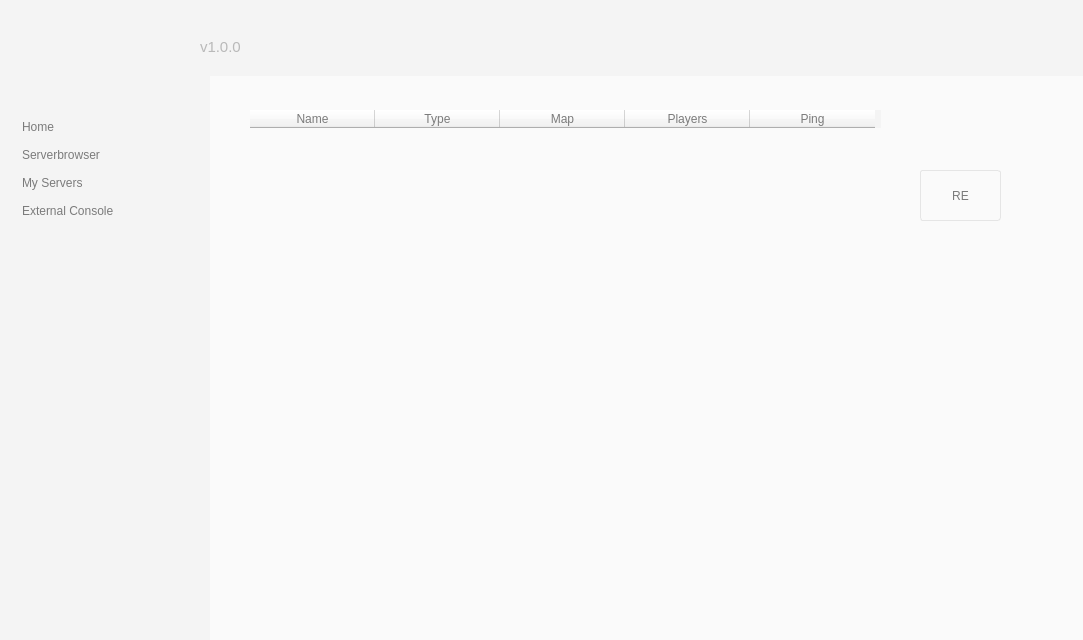
<?xml version="1.0" encoding="UTF-8"?>
<ui version="4.0">
 <class>main_window</class>
 <widget class="QMainWindow" name="main_window">
  <property name="geometry">
   <rect>
    <x>0</x>
    <y>0</y>
    <width>1083</width>
    <height>640</height>
   </rect>
  </property>
  <property name="palette">
   <palette>
    <active>
     <colorrole role="WindowText">
      <brush brushstyle="SolidPattern">
       <color alpha="255">
        <red>0</red>
        <green>0</green>
        <blue>0</blue>
       </color>
      </brush>
     </colorrole>
     <colorrole role="Button">
      <brush brushstyle="SolidPattern">
       <color alpha="255">
        <red>250</red>
        <green>250</green>
        <blue>250</blue>
       </color>
      </brush>
     </colorrole>
     <colorrole role="Light">
      <brush brushstyle="SolidPattern">
       <color alpha="255">
        <red>255</red>
        <green>255</green>
        <blue>255</blue>
       </color>
      </brush>
     </colorrole>
     <colorrole role="Midlight">
      <brush brushstyle="SolidPattern">
       <color alpha="255">
        <red>252</red>
        <green>252</green>
        <blue>252</blue>
       </color>
      </brush>
     </colorrole>
     <colorrole role="Dark">
      <brush brushstyle="SolidPattern">
       <color alpha="255">
        <red>125</red>
        <green>125</green>
        <blue>125</blue>
       </color>
      </brush>
     </colorrole>
     <colorrole role="Mid">
      <brush brushstyle="SolidPattern">
       <color alpha="255">
        <red>167</red>
        <green>167</green>
        <blue>167</blue>
       </color>
      </brush>
     </colorrole>
     <colorrole role="Text">
      <brush brushstyle="SolidPattern">
       <color alpha="255">
        <red>0</red>
        <green>0</green>
        <blue>0</blue>
       </color>
      </brush>
     </colorrole>
     <colorrole role="BrightText">
      <brush brushstyle="SolidPattern">
       <color alpha="255">
        <red>255</red>
        <green>255</green>
        <blue>255</blue>
       </color>
      </brush>
     </colorrole>
     <colorrole role="ButtonText">
      <brush brushstyle="SolidPattern">
       <color alpha="255">
        <red>0</red>
        <green>0</green>
        <blue>0</blue>
       </color>
      </brush>
     </colorrole>
     <colorrole role="Base">
      <brush brushstyle="SolidPattern">
       <color alpha="255">
        <red>255</red>
        <green>255</green>
        <blue>255</blue>
       </color>
      </brush>
     </colorrole>
     <colorrole role="Window">
      <brush brushstyle="SolidPattern">
       <color alpha="255">
        <red>250</red>
        <green>250</green>
        <blue>250</blue>
       </color>
      </brush>
     </colorrole>
     <colorrole role="Shadow">
      <brush brushstyle="SolidPattern">
       <color alpha="255">
        <red>0</red>
        <green>0</green>
        <blue>0</blue>
       </color>
      </brush>
     </colorrole>
     <colorrole role="AlternateBase">
      <brush brushstyle="SolidPattern">
       <color alpha="255">
        <red>252</red>
        <green>252</green>
        <blue>252</blue>
       </color>
      </brush>
     </colorrole>
     <colorrole role="ToolTipBase">
      <brush brushstyle="SolidPattern">
       <color alpha="255">
        <red>255</red>
        <green>255</green>
        <blue>220</blue>
       </color>
      </brush>
     </colorrole>
     <colorrole role="ToolTipText">
      <brush brushstyle="SolidPattern">
       <color alpha="255">
        <red>0</red>
        <green>0</green>
        <blue>0</blue>
       </color>
      </brush>
     </colorrole>
    </active>
    <inactive>
     <colorrole role="WindowText">
      <brush brushstyle="SolidPattern">
       <color alpha="255">
        <red>0</red>
        <green>0</green>
        <blue>0</blue>
       </color>
      </brush>
     </colorrole>
     <colorrole role="Button">
      <brush brushstyle="SolidPattern">
       <color alpha="255">
        <red>250</red>
        <green>250</green>
        <blue>250</blue>
       </color>
      </brush>
     </colorrole>
     <colorrole role="Light">
      <brush brushstyle="SolidPattern">
       <color alpha="255">
        <red>255</red>
        <green>255</green>
        <blue>255</blue>
       </color>
      </brush>
     </colorrole>
     <colorrole role="Midlight">
      <brush brushstyle="SolidPattern">
       <color alpha="255">
        <red>252</red>
        <green>252</green>
        <blue>252</blue>
       </color>
      </brush>
     </colorrole>
     <colorrole role="Dark">
      <brush brushstyle="SolidPattern">
       <color alpha="255">
        <red>125</red>
        <green>125</green>
        <blue>125</blue>
       </color>
      </brush>
     </colorrole>
     <colorrole role="Mid">
      <brush brushstyle="SolidPattern">
       <color alpha="255">
        <red>167</red>
        <green>167</green>
        <blue>167</blue>
       </color>
      </brush>
     </colorrole>
     <colorrole role="Text">
      <brush brushstyle="SolidPattern">
       <color alpha="255">
        <red>0</red>
        <green>0</green>
        <blue>0</blue>
       </color>
      </brush>
     </colorrole>
     <colorrole role="BrightText">
      <brush brushstyle="SolidPattern">
       <color alpha="255">
        <red>255</red>
        <green>255</green>
        <blue>255</blue>
       </color>
      </brush>
     </colorrole>
     <colorrole role="ButtonText">
      <brush brushstyle="SolidPattern">
       <color alpha="255">
        <red>0</red>
        <green>0</green>
        <blue>0</blue>
       </color>
      </brush>
     </colorrole>
     <colorrole role="Base">
      <brush brushstyle="SolidPattern">
       <color alpha="255">
        <red>255</red>
        <green>255</green>
        <blue>255</blue>
       </color>
      </brush>
     </colorrole>
     <colorrole role="Window">
      <brush brushstyle="SolidPattern">
       <color alpha="255">
        <red>250</red>
        <green>250</green>
        <blue>250</blue>
       </color>
      </brush>
     </colorrole>
     <colorrole role="Shadow">
      <brush brushstyle="SolidPattern">
       <color alpha="255">
        <red>0</red>
        <green>0</green>
        <blue>0</blue>
       </color>
      </brush>
     </colorrole>
     <colorrole role="AlternateBase">
      <brush brushstyle="SolidPattern">
       <color alpha="255">
        <red>252</red>
        <green>252</green>
        <blue>252</blue>
       </color>
      </brush>
     </colorrole>
     <colorrole role="ToolTipBase">
      <brush brushstyle="SolidPattern">
       <color alpha="255">
        <red>255</red>
        <green>255</green>
        <blue>220</blue>
       </color>
      </brush>
     </colorrole>
     <colorrole role="ToolTipText">
      <brush brushstyle="SolidPattern">
       <color alpha="255">
        <red>0</red>
        <green>0</green>
        <blue>0</blue>
       </color>
      </brush>
     </colorrole>
    </inactive>
    <disabled>
     <colorrole role="WindowText">
      <brush brushstyle="SolidPattern">
       <color alpha="255">
        <red>125</red>
        <green>125</green>
        <blue>125</blue>
       </color>
      </brush>
     </colorrole>
     <colorrole role="Button">
      <brush brushstyle="SolidPattern">
       <color alpha="255">
        <red>250</red>
        <green>250</green>
        <blue>250</blue>
       </color>
      </brush>
     </colorrole>
     <colorrole role="Light">
      <brush brushstyle="SolidPattern">
       <color alpha="255">
        <red>255</red>
        <green>255</green>
        <blue>255</blue>
       </color>
      </brush>
     </colorrole>
     <colorrole role="Midlight">
      <brush brushstyle="SolidPattern">
       <color alpha="255">
        <red>252</red>
        <green>252</green>
        <blue>252</blue>
       </color>
      </brush>
     </colorrole>
     <colorrole role="Dark">
      <brush brushstyle="SolidPattern">
       <color alpha="255">
        <red>125</red>
        <green>125</green>
        <blue>125</blue>
       </color>
      </brush>
     </colorrole>
     <colorrole role="Mid">
      <brush brushstyle="SolidPattern">
       <color alpha="255">
        <red>167</red>
        <green>167</green>
        <blue>167</blue>
       </color>
      </brush>
     </colorrole>
     <colorrole role="Text">
      <brush brushstyle="SolidPattern">
       <color alpha="255">
        <red>125</red>
        <green>125</green>
        <blue>125</blue>
       </color>
      </brush>
     </colorrole>
     <colorrole role="BrightText">
      <brush brushstyle="SolidPattern">
       <color alpha="255">
        <red>255</red>
        <green>255</green>
        <blue>255</blue>
       </color>
      </brush>
     </colorrole>
     <colorrole role="ButtonText">
      <brush brushstyle="SolidPattern">
       <color alpha="255">
        <red>125</red>
        <green>125</green>
        <blue>125</blue>
       </color>
      </brush>
     </colorrole>
     <colorrole role="Base">
      <brush brushstyle="SolidPattern">
       <color alpha="255">
        <red>250</red>
        <green>250</green>
        <blue>250</blue>
       </color>
      </brush>
     </colorrole>
     <colorrole role="Window">
      <brush brushstyle="SolidPattern">
       <color alpha="255">
        <red>250</red>
        <green>250</green>
        <blue>250</blue>
       </color>
      </brush>
     </colorrole>
     <colorrole role="Shadow">
      <brush brushstyle="SolidPattern">
       <color alpha="255">
        <red>0</red>
        <green>0</green>
        <blue>0</blue>
       </color>
      </brush>
     </colorrole>
     <colorrole role="AlternateBase">
      <brush brushstyle="SolidPattern">
       <color alpha="255">
        <red>250</red>
        <green>250</green>
        <blue>250</blue>
       </color>
      </brush>
     </colorrole>
     <colorrole role="ToolTipBase">
      <brush brushstyle="SolidPattern">
       <color alpha="255">
        <red>255</red>
        <green>255</green>
        <blue>220</blue>
       </color>
      </brush>
     </colorrole>
     <colorrole role="ToolTipText">
      <brush brushstyle="SolidPattern">
       <color alpha="255">
        <red>0</red>
        <green>0</green>
        <blue>0</blue>
       </color>
      </brush>
     </colorrole>
    </disabled>
   </palette>
  </property>
  <property name="font">
   <font>
    <family>Arial</family>
    <kerning>false</kerning>
   </font>
  </property>
  <property name="windowTitle">
   <string>main_window</string>
  </property>
  <widget class="QWidget" name="centralWidget">
   <widget class="QWidget" name="widget" native="true">
    <property name="geometry">
     <rect>
      <x>0</x>
      <y>-5</y>
      <width>1091</width>
      <height>81</height>
     </rect>
    </property>
    <property name="styleSheet">
     <string notr="true">background-color:#f4f4f4;</string>
    </property>
   </widget>
   <widget class="QLabel" name="label">
    <property name="geometry">
     <rect>
      <x>10</x>
      <y>10</y>
      <width>175</width>
      <height>48</height>
     </rect>
    </property>
    <property name="text">
     <string/>
    </property>
    <property name="pixmap">
     <pixmap>:/data/twsm.png</pixmap>
    </property>
   </widget>
   <widget class="QLabel" name="label_2">
    <property name="geometry">
     <rect>
      <x>200</x>
      <y>40</y>
      <width>53</width>
      <height>14</height>
     </rect>
    </property>
    <property name="font">
     <font>
      <pointsize>11</pointsize>
      <weight>50</weight>
      <italic>false</italic>
      <bold>false</bold>
     </font>
    </property>
    <property name="styleSheet">
     <string notr="true">color:#b9b9b9;</string>
    </property>
    <property name="text">
     <string>v1.0.0</string>
    </property>
   </widget>
   <widget class="QStackedWidget" name="m_sw_main">
    <property name="geometry">
     <rect>
      <x>210</x>
      <y>80</y>
      <width>861</width>
      <height>541</height>
     </rect>
    </property>
    <property name="currentIndex">
     <number>1</number>
    </property>
    <widget class="QWidget" name="page">
     <widget class="QPushButton" name="m_pb_home_login">
      <property name="geometry">
       <rect>
        <x>300</x>
        <y>350</y>
        <width>151</width>
        <height>29</height>
       </rect>
      </property>
      <property name="palette">
       <palette>
        <active>
         <colorrole role="WindowText">
          <brush brushstyle="SolidPattern">
           <color alpha="255">
            <red>123</red>
            <green>123</green>
            <blue>123</blue>
           </color>
          </brush>
         </colorrole>
         <colorrole role="Button">
          <brush brushstyle="SolidPattern">
           <color alpha="255">
            <red>255</red>
            <green>255</green>
            <blue>255</blue>
           </color>
          </brush>
         </colorrole>
         <colorrole role="Light">
          <brush brushstyle="SolidPattern">
           <color alpha="255">
            <red>255</red>
            <green>255</green>
            <blue>255</blue>
           </color>
          </brush>
         </colorrole>
         <colorrole role="Midlight">
          <brush brushstyle="SolidPattern">
           <color alpha="255">
            <red>255</red>
            <green>255</green>
            <blue>255</blue>
           </color>
          </brush>
         </colorrole>
         <colorrole role="Dark">
          <brush brushstyle="SolidPattern">
           <color alpha="255">
            <red>127</red>
            <green>127</green>
            <blue>127</blue>
           </color>
          </brush>
         </colorrole>
         <colorrole role="Mid">
          <brush brushstyle="SolidPattern">
           <color alpha="255">
            <red>170</red>
            <green>170</green>
            <blue>170</blue>
           </color>
          </brush>
         </colorrole>
         <colorrole role="Text">
          <brush brushstyle="SolidPattern">
           <color alpha="255">
            <red>123</red>
            <green>123</green>
            <blue>123</blue>
           </color>
          </brush>
         </colorrole>
         <colorrole role="BrightText">
          <brush brushstyle="SolidPattern">
           <color alpha="255">
            <red>255</red>
            <green>255</green>
            <blue>255</blue>
           </color>
          </brush>
         </colorrole>
         <colorrole role="ButtonText">
          <brush brushstyle="SolidPattern">
           <color alpha="255">
            <red>123</red>
            <green>123</green>
            <blue>123</blue>
           </color>
          </brush>
         </colorrole>
         <colorrole role="Base">
          <brush brushstyle="SolidPattern">
           <color alpha="255">
            <red>255</red>
            <green>255</green>
            <blue>255</blue>
           </color>
          </brush>
         </colorrole>
         <colorrole role="Window">
          <brush brushstyle="SolidPattern">
           <color alpha="255">
            <red>255</red>
            <green>255</green>
            <blue>255</blue>
           </color>
          </brush>
         </colorrole>
         <colorrole role="Shadow">
          <brush brushstyle="SolidPattern">
           <color alpha="255">
            <red>0</red>
            <green>0</green>
            <blue>0</blue>
           </color>
          </brush>
         </colorrole>
         <colorrole role="AlternateBase">
          <brush brushstyle="SolidPattern">
           <color alpha="255">
            <red>255</red>
            <green>255</green>
            <blue>255</blue>
           </color>
          </brush>
         </colorrole>
         <colorrole role="ToolTipBase">
          <brush brushstyle="SolidPattern">
           <color alpha="255">
            <red>255</red>
            <green>255</green>
            <blue>220</blue>
           </color>
          </brush>
         </colorrole>
         <colorrole role="ToolTipText">
          <brush brushstyle="SolidPattern">
           <color alpha="255">
            <red>0</red>
            <green>0</green>
            <blue>0</blue>
           </color>
          </brush>
         </colorrole>
        </active>
        <inactive>
         <colorrole role="WindowText">
          <brush brushstyle="SolidPattern">
           <color alpha="255">
            <red>123</red>
            <green>123</green>
            <blue>123</blue>
           </color>
          </brush>
         </colorrole>
         <colorrole role="Button">
          <brush brushstyle="SolidPattern">
           <color alpha="255">
            <red>255</red>
            <green>255</green>
            <blue>255</blue>
           </color>
          </brush>
         </colorrole>
         <colorrole role="Light">
          <brush brushstyle="SolidPattern">
           <color alpha="255">
            <red>255</red>
            <green>255</green>
            <blue>255</blue>
           </color>
          </brush>
         </colorrole>
         <colorrole role="Midlight">
          <brush brushstyle="SolidPattern">
           <color alpha="255">
            <red>255</red>
            <green>255</green>
            <blue>255</blue>
           </color>
          </brush>
         </colorrole>
         <colorrole role="Dark">
          <brush brushstyle="SolidPattern">
           <color alpha="255">
            <red>127</red>
            <green>127</green>
            <blue>127</blue>
           </color>
          </brush>
         </colorrole>
         <colorrole role="Mid">
          <brush brushstyle="SolidPattern">
           <color alpha="255">
            <red>170</red>
            <green>170</green>
            <blue>170</blue>
           </color>
          </brush>
         </colorrole>
         <colorrole role="Text">
          <brush brushstyle="SolidPattern">
           <color alpha="255">
            <red>123</red>
            <green>123</green>
            <blue>123</blue>
           </color>
          </brush>
         </colorrole>
         <colorrole role="BrightText">
          <brush brushstyle="SolidPattern">
           <color alpha="255">
            <red>255</red>
            <green>255</green>
            <blue>255</blue>
           </color>
          </brush>
         </colorrole>
         <colorrole role="ButtonText">
          <brush brushstyle="SolidPattern">
           <color alpha="255">
            <red>123</red>
            <green>123</green>
            <blue>123</blue>
           </color>
          </brush>
         </colorrole>
         <colorrole role="Base">
          <brush brushstyle="SolidPattern">
           <color alpha="255">
            <red>255</red>
            <green>255</green>
            <blue>255</blue>
           </color>
          </brush>
         </colorrole>
         <colorrole role="Window">
          <brush brushstyle="SolidPattern">
           <color alpha="255">
            <red>255</red>
            <green>255</green>
            <blue>255</blue>
           </color>
          </brush>
         </colorrole>
         <colorrole role="Shadow">
          <brush brushstyle="SolidPattern">
           <color alpha="255">
            <red>0</red>
            <green>0</green>
            <blue>0</blue>
           </color>
          </brush>
         </colorrole>
         <colorrole role="AlternateBase">
          <brush brushstyle="SolidPattern">
           <color alpha="255">
            <red>255</red>
            <green>255</green>
            <blue>255</blue>
           </color>
          </brush>
         </colorrole>
         <colorrole role="ToolTipBase">
          <brush brushstyle="SolidPattern">
           <color alpha="255">
            <red>255</red>
            <green>255</green>
            <blue>220</blue>
           </color>
          </brush>
         </colorrole>
         <colorrole role="ToolTipText">
          <brush brushstyle="SolidPattern">
           <color alpha="255">
            <red>0</red>
            <green>0</green>
            <blue>0</blue>
           </color>
          </brush>
         </colorrole>
        </inactive>
        <disabled>
         <colorrole role="WindowText">
          <brush brushstyle="SolidPattern">
           <color alpha="255">
            <red>123</red>
            <green>123</green>
            <blue>123</blue>
           </color>
          </brush>
         </colorrole>
         <colorrole role="Button">
          <brush brushstyle="SolidPattern">
           <color alpha="255">
            <red>255</red>
            <green>255</green>
            <blue>255</blue>
           </color>
          </brush>
         </colorrole>
         <colorrole role="Light">
          <brush brushstyle="SolidPattern">
           <color alpha="255">
            <red>255</red>
            <green>255</green>
            <blue>255</blue>
           </color>
          </brush>
         </colorrole>
         <colorrole role="Midlight">
          <brush brushstyle="SolidPattern">
           <color alpha="255">
            <red>255</red>
            <green>255</green>
            <blue>255</blue>
           </color>
          </brush>
         </colorrole>
         <colorrole role="Dark">
          <brush brushstyle="SolidPattern">
           <color alpha="255">
            <red>127</red>
            <green>127</green>
            <blue>127</blue>
           </color>
          </brush>
         </colorrole>
         <colorrole role="Mid">
          <brush brushstyle="SolidPattern">
           <color alpha="255">
            <red>170</red>
            <green>170</green>
            <blue>170</blue>
           </color>
          </brush>
         </colorrole>
         <colorrole role="Text">
          <brush brushstyle="SolidPattern">
           <color alpha="255">
            <red>123</red>
            <green>123</green>
            <blue>123</blue>
           </color>
          </brush>
         </colorrole>
         <colorrole role="BrightText">
          <brush brushstyle="SolidPattern">
           <color alpha="255">
            <red>255</red>
            <green>255</green>
            <blue>255</blue>
           </color>
          </brush>
         </colorrole>
         <colorrole role="ButtonText">
          <brush brushstyle="SolidPattern">
           <color alpha="255">
            <red>123</red>
            <green>123</green>
            <blue>123</blue>
           </color>
          </brush>
         </colorrole>
         <colorrole role="Base">
          <brush brushstyle="SolidPattern">
           <color alpha="255">
            <red>255</red>
            <green>255</green>
            <blue>255</blue>
           </color>
          </brush>
         </colorrole>
         <colorrole role="Window">
          <brush brushstyle="SolidPattern">
           <color alpha="255">
            <red>255</red>
            <green>255</green>
            <blue>255</blue>
           </color>
          </brush>
         </colorrole>
         <colorrole role="Shadow">
          <brush brushstyle="SolidPattern">
           <color alpha="255">
            <red>0</red>
            <green>0</green>
            <blue>0</blue>
           </color>
          </brush>
         </colorrole>
         <colorrole role="AlternateBase">
          <brush brushstyle="SolidPattern">
           <color alpha="255">
            <red>255</red>
            <green>255</green>
            <blue>255</blue>
           </color>
          </brush>
         </colorrole>
         <colorrole role="ToolTipBase">
          <brush brushstyle="SolidPattern">
           <color alpha="255">
            <red>255</red>
            <green>255</green>
            <blue>220</blue>
           </color>
          </brush>
         </colorrole>
         <colorrole role="ToolTipText">
          <brush brushstyle="SolidPattern">
           <color alpha="255">
            <red>0</red>
            <green>0</green>
            <blue>0</blue>
           </color>
          </brush>
         </colorrole>
        </disabled>
       </palette>
      </property>
      <property name="font">
       <font>
        <pointsize>9</pointsize>
        <stylestrategy>PreferDefault</stylestrategy>
        <kerning>false</kerning>
       </font>
      </property>
      <property name="autoFillBackground">
       <bool>false</bool>
      </property>
      <property name="styleSheet">
       <string notr="true">QPushButton
{
border:1px solid #e5e5e5;
color:#7b7b7b;
border-radius: 3px;
 }
QPushButton:hover
{
border:1px solid #50AEFA;
}


QPushButton:pressed
{
background-color:#fff;
}
</string>
      </property>
      <property name="text">
       <string>Login</string>
      </property>
      <property name="flat">
       <bool>true</bool>
      </property>
     </widget>
     <widget class="QLineEdit" name="m_le_home_username">
      <property name="geometry">
       <rect>
        <x>260</x>
        <y>240</y>
        <width>231</width>
        <height>25</height>
       </rect>
      </property>
      <property name="styleSheet">
       <string notr="true">QLineEdit
{
background-color:#f4f4f4;
border:1px solid #e5e5e5;
color:#7b7b7b;
border-radius: 3px;
 }
QLineEdit:hover
{
border:1px solid #50AEFA;
}
QLineEdit:focus
{
border:1px solid #50AEFA;
background-color:#fff;
}
</string>
      </property>
      <property name="placeholderText">
       <string>Username</string>
      </property>
     </widget>
     <widget class="QLineEdit" name="m_le_home_password">
      <property name="geometry">
       <rect>
        <x>260</x>
        <y>280</y>
        <width>231</width>
        <height>25</height>
       </rect>
      </property>
      <property name="styleSheet">
       <string notr="true">QLineEdit
{
background-color:#f4f4f4;
border:1px solid #e5e5e5;
color:#7b7b7b;
border-radius: 3px;
 }
QLineEdit:hover
{
border:1px solid #50AEFA;
}
QLineEdit:focus
{
border:1px solid #50AEFA;
background-color:#fff;
}
</string>
      </property>
      <property name="echoMode">
       <enum>QLineEdit::Password</enum>
      </property>
      <property name="placeholderText">
       <string>Password</string>
      </property>
     </widget>
    </widget>
    <widget class="QWidget" name="page_3">
     <widget class="QTableWidget" name="m_tw_srvb_list">
      <property name="geometry">
       <rect>
        <x>40</x>
        <y>30</y>
        <width>631</width>
        <height>501</height>
       </rect>
      </property>
      <property name="styleSheet">
       <string notr="true">QHeaderView
{
background-color:#f4f4f4;
color:#7b7b7b;
border:none;
}

QTableWidget
{
background-color: rgba(255, 255, 255, 0);
}

QTableWidget:item::selected
{
background-color:#50AEFA;
}</string>
      </property>
      <property name="frameShape">
       <enum>QFrame::NoFrame</enum>
      </property>
      <property name="lineWidth">
       <number>0</number>
      </property>
      <property name="editTriggers">
       <set>QAbstractItemView::NoEditTriggers</set>
      </property>
      <property name="selectionMode">
       <enum>QAbstractItemView::SingleSelection</enum>
      </property>
      <property name="selectionBehavior">
       <enum>QAbstractItemView::SelectRows</enum>
      </property>
      <property name="gridStyle">
       <enum>Qt::SolidLine</enum>
      </property>
      <property name="sortingEnabled">
       <bool>true</bool>
      </property>
      <attribute name="horizontalHeaderDefaultSectionSize">
       <number>125</number>
      </attribute>
      <attribute name="verticalHeaderVisible">
       <bool>false</bool>
      </attribute>
      <row>
       <property name="text">
        <string>Neue Zeile</string>
       </property>
      </row>
      <column>
       <property name="text">
        <string>Name</string>
       </property>
      </column>
      <column>
       <property name="text">
        <string>Type</string>
       </property>
      </column>
      <column>
       <property name="text">
        <string>Map</string>
       </property>
      </column>
      <column>
       <property name="text">
        <string>Players</string>
       </property>
      </column>
      <column>
       <property name="text">
        <string>Ping</string>
       </property>
      </column>
     </widget>
     <widget class="QPushButton" name="m_pb_srvb_refresh">
      <property name="geometry">
       <rect>
        <x>710</x>
        <y>90</y>
        <width>81</width>
        <height>51</height>
       </rect>
      </property>
      <property name="palette">
       <palette>
        <active>
         <colorrole role="WindowText">
          <brush brushstyle="SolidPattern">
           <color alpha="255">
            <red>123</red>
            <green>123</green>
            <blue>123</blue>
           </color>
          </brush>
         </colorrole>
         <colorrole role="Button">
          <brush brushstyle="SolidPattern">
           <color alpha="255">
            <red>255</red>
            <green>255</green>
            <blue>255</blue>
           </color>
          </brush>
         </colorrole>
         <colorrole role="Light">
          <brush brushstyle="SolidPattern">
           <color alpha="255">
            <red>255</red>
            <green>255</green>
            <blue>255</blue>
           </color>
          </brush>
         </colorrole>
         <colorrole role="Midlight">
          <brush brushstyle="SolidPattern">
           <color alpha="255">
            <red>255</red>
            <green>255</green>
            <blue>255</blue>
           </color>
          </brush>
         </colorrole>
         <colorrole role="Dark">
          <brush brushstyle="SolidPattern">
           <color alpha="255">
            <red>127</red>
            <green>127</green>
            <blue>127</blue>
           </color>
          </brush>
         </colorrole>
         <colorrole role="Mid">
          <brush brushstyle="SolidPattern">
           <color alpha="255">
            <red>170</red>
            <green>170</green>
            <blue>170</blue>
           </color>
          </brush>
         </colorrole>
         <colorrole role="Text">
          <brush brushstyle="SolidPattern">
           <color alpha="255">
            <red>123</red>
            <green>123</green>
            <blue>123</blue>
           </color>
          </brush>
         </colorrole>
         <colorrole role="BrightText">
          <brush brushstyle="SolidPattern">
           <color alpha="255">
            <red>255</red>
            <green>255</green>
            <blue>255</blue>
           </color>
          </brush>
         </colorrole>
         <colorrole role="ButtonText">
          <brush brushstyle="SolidPattern">
           <color alpha="255">
            <red>123</red>
            <green>123</green>
            <blue>123</blue>
           </color>
          </brush>
         </colorrole>
         <colorrole role="Base">
          <brush brushstyle="SolidPattern">
           <color alpha="255">
            <red>255</red>
            <green>255</green>
            <blue>255</blue>
           </color>
          </brush>
         </colorrole>
         <colorrole role="Window">
          <brush brushstyle="SolidPattern">
           <color alpha="255">
            <red>255</red>
            <green>255</green>
            <blue>255</blue>
           </color>
          </brush>
         </colorrole>
         <colorrole role="Shadow">
          <brush brushstyle="SolidPattern">
           <color alpha="255">
            <red>0</red>
            <green>0</green>
            <blue>0</blue>
           </color>
          </brush>
         </colorrole>
         <colorrole role="AlternateBase">
          <brush brushstyle="SolidPattern">
           <color alpha="255">
            <red>255</red>
            <green>255</green>
            <blue>255</blue>
           </color>
          </brush>
         </colorrole>
         <colorrole role="ToolTipBase">
          <brush brushstyle="SolidPattern">
           <color alpha="255">
            <red>255</red>
            <green>255</green>
            <blue>220</blue>
           </color>
          </brush>
         </colorrole>
         <colorrole role="ToolTipText">
          <brush brushstyle="SolidPattern">
           <color alpha="255">
            <red>0</red>
            <green>0</green>
            <blue>0</blue>
           </color>
          </brush>
         </colorrole>
        </active>
        <inactive>
         <colorrole role="WindowText">
          <brush brushstyle="SolidPattern">
           <color alpha="255">
            <red>123</red>
            <green>123</green>
            <blue>123</blue>
           </color>
          </brush>
         </colorrole>
         <colorrole role="Button">
          <brush brushstyle="SolidPattern">
           <color alpha="255">
            <red>255</red>
            <green>255</green>
            <blue>255</blue>
           </color>
          </brush>
         </colorrole>
         <colorrole role="Light">
          <brush brushstyle="SolidPattern">
           <color alpha="255">
            <red>255</red>
            <green>255</green>
            <blue>255</blue>
           </color>
          </brush>
         </colorrole>
         <colorrole role="Midlight">
          <brush brushstyle="SolidPattern">
           <color alpha="255">
            <red>255</red>
            <green>255</green>
            <blue>255</blue>
           </color>
          </brush>
         </colorrole>
         <colorrole role="Dark">
          <brush brushstyle="SolidPattern">
           <color alpha="255">
            <red>127</red>
            <green>127</green>
            <blue>127</blue>
           </color>
          </brush>
         </colorrole>
         <colorrole role="Mid">
          <brush brushstyle="SolidPattern">
           <color alpha="255">
            <red>170</red>
            <green>170</green>
            <blue>170</blue>
           </color>
          </brush>
         </colorrole>
         <colorrole role="Text">
          <brush brushstyle="SolidPattern">
           <color alpha="255">
            <red>123</red>
            <green>123</green>
            <blue>123</blue>
           </color>
          </brush>
         </colorrole>
         <colorrole role="BrightText">
          <brush brushstyle="SolidPattern">
           <color alpha="255">
            <red>255</red>
            <green>255</green>
            <blue>255</blue>
           </color>
          </brush>
         </colorrole>
         <colorrole role="ButtonText">
          <brush brushstyle="SolidPattern">
           <color alpha="255">
            <red>123</red>
            <green>123</green>
            <blue>123</blue>
           </color>
          </brush>
         </colorrole>
         <colorrole role="Base">
          <brush brushstyle="SolidPattern">
           <color alpha="255">
            <red>255</red>
            <green>255</green>
            <blue>255</blue>
           </color>
          </brush>
         </colorrole>
         <colorrole role="Window">
          <brush brushstyle="SolidPattern">
           <color alpha="255">
            <red>255</red>
            <green>255</green>
            <blue>255</blue>
           </color>
          </brush>
         </colorrole>
         <colorrole role="Shadow">
          <brush brushstyle="SolidPattern">
           <color alpha="255">
            <red>0</red>
            <green>0</green>
            <blue>0</blue>
           </color>
          </brush>
         </colorrole>
         <colorrole role="AlternateBase">
          <brush brushstyle="SolidPattern">
           <color alpha="255">
            <red>255</red>
            <green>255</green>
            <blue>255</blue>
           </color>
          </brush>
         </colorrole>
         <colorrole role="ToolTipBase">
          <brush brushstyle="SolidPattern">
           <color alpha="255">
            <red>255</red>
            <green>255</green>
            <blue>220</blue>
           </color>
          </brush>
         </colorrole>
         <colorrole role="ToolTipText">
          <brush brushstyle="SolidPattern">
           <color alpha="255">
            <red>0</red>
            <green>0</green>
            <blue>0</blue>
           </color>
          </brush>
         </colorrole>
        </inactive>
        <disabled>
         <colorrole role="WindowText">
          <brush brushstyle="SolidPattern">
           <color alpha="255">
            <red>123</red>
            <green>123</green>
            <blue>123</blue>
           </color>
          </brush>
         </colorrole>
         <colorrole role="Button">
          <brush brushstyle="SolidPattern">
           <color alpha="255">
            <red>255</red>
            <green>255</green>
            <blue>255</blue>
           </color>
          </brush>
         </colorrole>
         <colorrole role="Light">
          <brush brushstyle="SolidPattern">
           <color alpha="255">
            <red>255</red>
            <green>255</green>
            <blue>255</blue>
           </color>
          </brush>
         </colorrole>
         <colorrole role="Midlight">
          <brush brushstyle="SolidPattern">
           <color alpha="255">
            <red>255</red>
            <green>255</green>
            <blue>255</blue>
           </color>
          </brush>
         </colorrole>
         <colorrole role="Dark">
          <brush brushstyle="SolidPattern">
           <color alpha="255">
            <red>127</red>
            <green>127</green>
            <blue>127</blue>
           </color>
          </brush>
         </colorrole>
         <colorrole role="Mid">
          <brush brushstyle="SolidPattern">
           <color alpha="255">
            <red>170</red>
            <green>170</green>
            <blue>170</blue>
           </color>
          </brush>
         </colorrole>
         <colorrole role="Text">
          <brush brushstyle="SolidPattern">
           <color alpha="255">
            <red>123</red>
            <green>123</green>
            <blue>123</blue>
           </color>
          </brush>
         </colorrole>
         <colorrole role="BrightText">
          <brush brushstyle="SolidPattern">
           <color alpha="255">
            <red>255</red>
            <green>255</green>
            <blue>255</blue>
           </color>
          </brush>
         </colorrole>
         <colorrole role="ButtonText">
          <brush brushstyle="SolidPattern">
           <color alpha="255">
            <red>123</red>
            <green>123</green>
            <blue>123</blue>
           </color>
          </brush>
         </colorrole>
         <colorrole role="Base">
          <brush brushstyle="SolidPattern">
           <color alpha="255">
            <red>255</red>
            <green>255</green>
            <blue>255</blue>
           </color>
          </brush>
         </colorrole>
         <colorrole role="Window">
          <brush brushstyle="SolidPattern">
           <color alpha="255">
            <red>255</red>
            <green>255</green>
            <blue>255</blue>
           </color>
          </brush>
         </colorrole>
         <colorrole role="Shadow">
          <brush brushstyle="SolidPattern">
           <color alpha="255">
            <red>0</red>
            <green>0</green>
            <blue>0</blue>
           </color>
          </brush>
         </colorrole>
         <colorrole role="AlternateBase">
          <brush brushstyle="SolidPattern">
           <color alpha="255">
            <red>255</red>
            <green>255</green>
            <blue>255</blue>
           </color>
          </brush>
         </colorrole>
         <colorrole role="ToolTipBase">
          <brush brushstyle="SolidPattern">
           <color alpha="255">
            <red>255</red>
            <green>255</green>
            <blue>220</blue>
           </color>
          </brush>
         </colorrole>
         <colorrole role="ToolTipText">
          <brush brushstyle="SolidPattern">
           <color alpha="255">
            <red>0</red>
            <green>0</green>
            <blue>0</blue>
           </color>
          </brush>
         </colorrole>
        </disabled>
       </palette>
      </property>
      <property name="font">
       <font>
        <pointsize>9</pointsize>
        <stylestrategy>PreferDefault</stylestrategy>
        <kerning>false</kerning>
       </font>
      </property>
      <property name="autoFillBackground">
       <bool>false</bool>
      </property>
      <property name="styleSheet">
       <string notr="true">QPushButton
{
border:1px solid #e5e5e5;
color:#7b7b7b;
border-radius: 3px;
 }
QPushButton:hover
{
border:1px solid #50AEFA;
}


QPushButton:pressed
{
background-color:#fff;
}
</string>
      </property>
      <property name="text">
       <string>RE</string>
      </property>
      <property name="flat">
       <bool>true</bool>
      </property>
     </widget>
    </widget>
    <widget class="QWidget" name="page_4"/>
    <widget class="QWidget" name="page_5"/>
    <widget class="QWidget" name="page_2"/>
   </widget>
   <widget class="QTreeWidget" name="m_tw_menu">
    <property name="geometry">
     <rect>
      <x>-1</x>
      <y>70</y>
      <width>211</width>
      <height>581</height>
     </rect>
    </property>
    <property name="styleSheet">
     <string notr="true">QTreeWidget
{
background-color:#f4f4f4;
color:#7b7b7b;
padding-top:50px;
}

QTreeWidget:item::selected
{
background-color:#50AEFA;
color:#fff;
}

QTreeWidget:branch::selected
{
background-color:#50AEFA;
color:#fff;
}</string>
    </property>
    <property name="frameShape">
     <enum>QFrame::NoFrame</enum>
    </property>
    <property name="autoExpandDelay">
     <number>10</number>
    </property>
    <property name="animated">
     <bool>true</bool>
    </property>
    <property name="headerHidden">
     <bool>true</bool>
    </property>
    <column>
     <property name="text">
      <string>1</string>
     </property>
    </column>
    <item>
     <property name="text">
      <string>Home</string>
     </property>
    </item>
    <item>
     <property name="text">
      <string/>
     </property>
     <property name="flags">
      <set>NoItemFlags</set>
     </property>
    </item>
    <item>
     <property name="text">
      <string>Serverbrowser</string>
     </property>
    </item>
    <item>
     <property name="text">
      <string/>
     </property>
     <property name="flags">
      <set>NoItemFlags</set>
     </property>
    </item>
    <item>
     <property name="text">
      <string>My Servers</string>
     </property>
    </item>
    <item>
     <property name="text">
      <string/>
     </property>
     <property name="flags">
      <set>NoItemFlags</set>
     </property>
    </item>
    <item>
     <property name="text">
      <string>External Console</string>
     </property>
    </item>
   </widget>
  </widget>
 </widget>
 <layoutdefault spacing="6" margin="11"/>
 <resources/>
 <connections/>
</ui>
